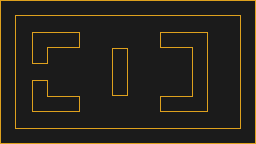

Rendered tile map (Tiled .tmx) drawn with the repository's tilesets; below, a short description and the map source with its tile grids summarised:
An orthogonal 16x9 tile map with 16x16 px tiles, 2 tile layers (Background, Walls), 2 tilesets and 4 objects.

<map version="1.0" orientation="orthogonal" renderorder="right-down" width="16" height="9" tilewidth="16" tileheight="16" nextobjectid="37">
 <properties>
  <property name="name" value="Level 1" />
 </properties>
 <tileset firstgid="1" name="Tiles" tilewidth="16" tileheight="16" tilecount="2">
  <tile id="0">
   <image width="16" height="16" source="../dark_tile.png" />
  </tile>
  <tile id="1">
   <image width="16" height="16" source="../light_tile.png" />
  </tile>
 </tileset>
 <tileset firstgid="3" name="tileset" tilewidth="16" tileheight="16" tilecount="64">
  <image source="../tileset.png" width="128" height="128" />
  <terraintypes>
   <terrain name="Walls" tile="-1" />
  </terraintypes>
  <tile id="0" terrain="0,0,0,">
   <properties>
    <property name="blocked" value="true" />
   </properties>
  </tile>
  <tile id="1" terrain="0,0,,">
   <properties>
    <property name="blocked" value="true" />
   </properties>
  </tile>
  <tile id="2" terrain="0,0,,0">
   <properties>
    <property name="blocked" value="true" />
   </properties>
  </tile>
  <tile id="3" terrain=",,,0">
   <properties>
    <property name="blocked" value="true" />
   </properties>
  </tile>
  <tile id="4" terrain=",,0,">
   <properties>
    <property name="blocked" value="true" />
   </properties>
  </tile>
  <tile id="5">
   <properties>
    <property name="blocked" value="true" />
   </properties>
  </tile>
  <tile id="6">
   <properties>
    <property name="blocked" value="true" />
   </properties>
  </tile>
  <tile id="7">
   <properties>
    <property name="blocked" value="true" />
   </properties>
  </tile>
  <tile id="8" terrain="0,,0,">
   <properties>
    <property name="blocked" value="true" />
   </properties>
  </tile>
  <tile id="9">
   <properties>
    <property name="blocked" value="true" />
   </properties>
  </tile>
  <tile id="10" terrain=",0,,0">
   <properties>
    <property name="blocked" value="true" />
   </properties>
  </tile>
  <tile id="11" terrain=",0,,">
   <properties>
    <property name="blocked" value="true" />
   </properties>
  </tile>
  <tile id="12" terrain="0,,,">
   <properties>
    <property name="blocked" value="true" />
   </properties>
  </tile>
  <tile id="13">
   <properties>
    <property name="blocked" value="true" />
   </properties>
  </tile>
  <tile id="16" terrain="0,,0,0">
   <properties>
    <property name="blocked" value="true" />
   </properties>
  </tile>
  <tile id="17" terrain=",,0,0">
   <properties>
    <property name="blocked" value="true" />
   </properties>
  </tile>
  <tile id="18" terrain=",0,0,0">
   <properties>
    <property name="blocked" value="true" />
   </properties>
  </tile>
  <tile id="19">
   <properties>
    <property name="blocked" value="true" />
   </properties>
  </tile>
  <tile id="20">
   <properties>
    <property name="blocked" value="true" />
   </properties>
  </tile>
  <tile id="21">
   <properties>
    <property name="blocked" value="true" />
   </properties>
  </tile>
  <tile id="27">
   <properties>
    <property name="blocked" value="true" />
   </properties>
  </tile>
  <tile id="28">
   <properties>
    <property name="blocked" value="true" />
   </properties>
  </tile>
  <tile id="29">
   <properties>
    <property name="blocked" value="true" />
   </properties>
  </tile>
 </tileset>
 <layer name="Background" width="16" height="9">
  <data>[144 cells, 144 non-empty, 1 distinct tile ids]</data>
 </layer>
 <layer name="Walls" width="16" height="9">
  <data>[144 cells, 66 non-empty, 10 distinct tile ids]</data>
 </layer>
 <objectgroup name="Dots">
  <object id="32" x="68.25" y="20.25" width="6.25" height="6.75">
   <ellipse />
  </object>
  <object id="34" x="67.75" y="117.75" width="6" height="6.5">
   <ellipse />
  </object>
  <object id="35" x="164.25" y="69" width="6.25" height="6.75">
   <ellipse />
  </object>
 </objectgroup>
 <objectgroup name="Spawn">
  <object id="30" x="20" y="69" width="6.75" height="5.75" />
 </objectgroup>
</map>